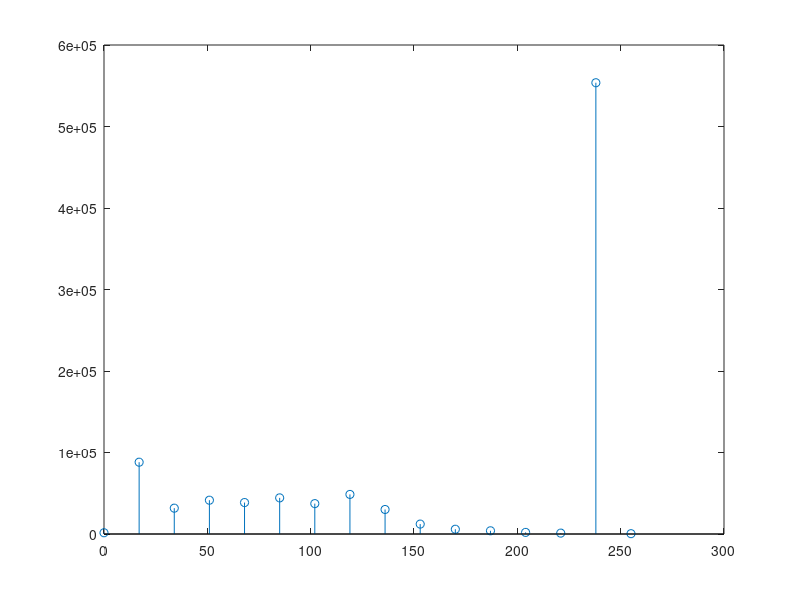

Write the MATLAB code that produced this figure. (Note: this script raises an error after producing the figure.)
% Se carga la imagen RGB o escala de grises
load('rect.mat');
I = b; 
%I=imread('newImageCorrect.jpg');   
%I=imadjust(I,[],[],1.3);
I=rgb2gray(I);
A=I;

%%%%% OTSU SAJA %%%%
%levelOTSU = graythresh(I)
%BWOTSU = imbinarize(I,levelOTSU);
%imshow(BWOTSU);
[counts,x] = imhist(I,16);
stem(x,counts)
T = otsuthresh(counts);
BW = imbinarize(I,T);


%%%%%%%%%%%%%%%%

  Iout = BW;

lo=edge(double(Iout),'canny');
testro=lo;
[I2, rect]=imcrop(testro,[326 362 604 168]);
I_rot = I;
[labeledImage, numberOfRegions] = bwlabel(I2, 8);

%%%%%%%%%%%

nRows = size(I_rot,1);
nCols = size(I_rot,2);
rowshift=362;
colshift=326;
lineFin=false(nRows,nCols);
I2=double(I2);
z=(1:size(I2,1))+double(rowshift);
s= (1:size(I2,2))+double(colshift);
lineFin(z, s, :) = I2;


rgb = imoverlay(I, lineFin, [1 0 0.5]);
imshow(rgb);

%% 